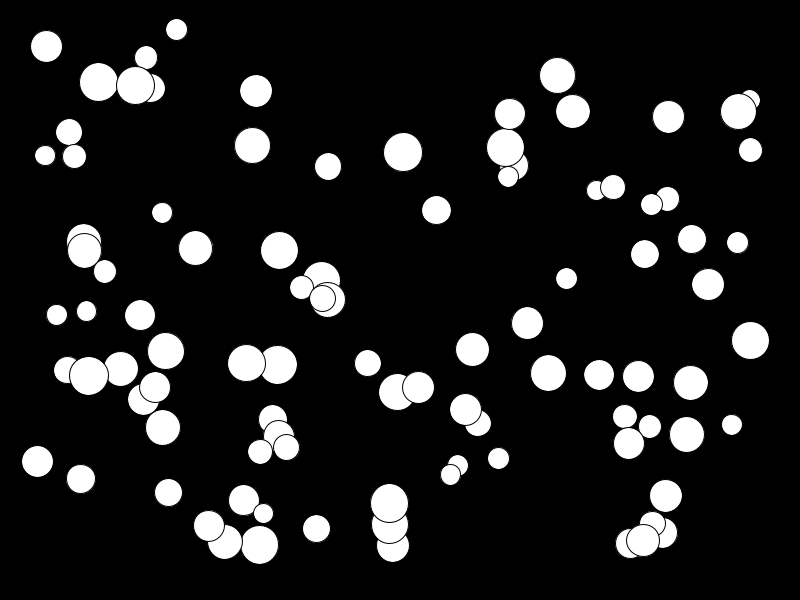
Frame 1 (no input)
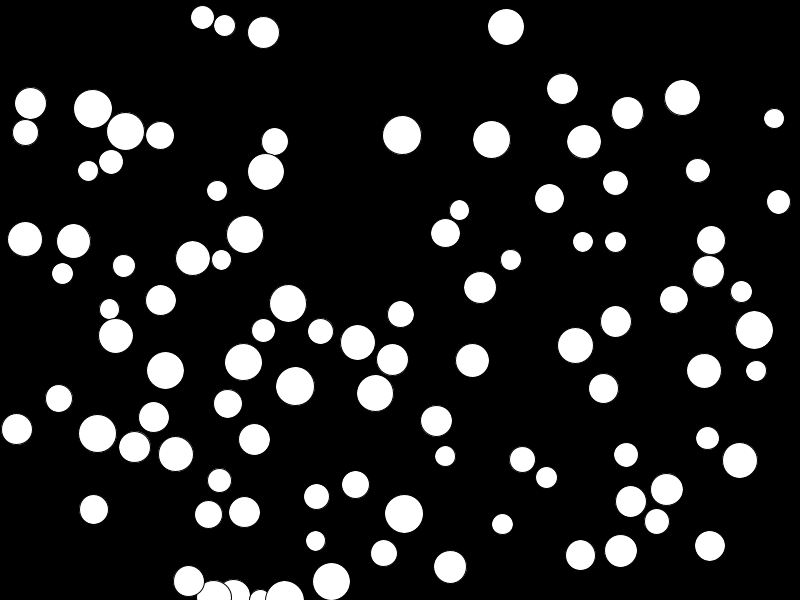
Frame 60 (the mouse pressed at the canvas centre just before this capture)
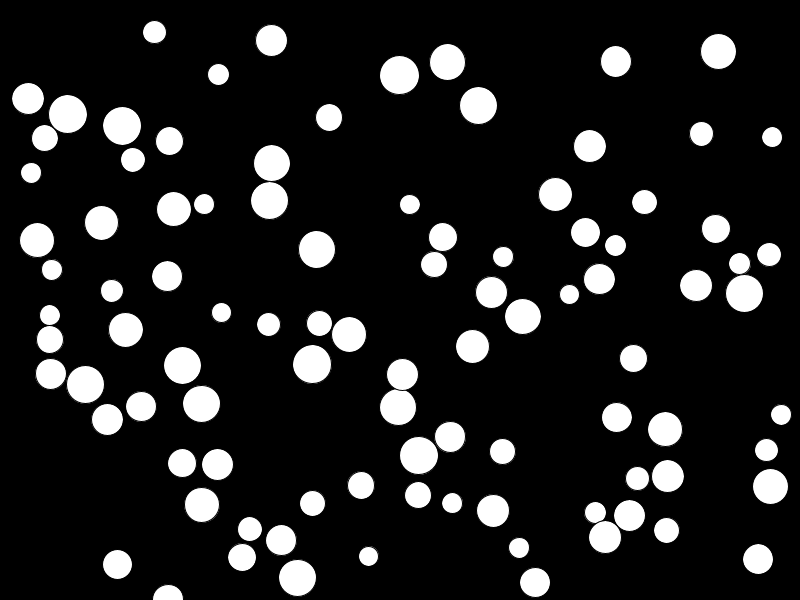
Frame 120 (the mouse held since frame 60 and released just before this capture)

The Processing sketch that drew these frames (run headless with seeded random() and noise(); from frame 60 on, the mouse is pressed at the canvas centre):

// Processing sketch: Colliding_Ball__without_mouse_thingy_
// ── Colliding_Ball__without_mouse_thingy_.pde
int count=100;
PVector[] loc= new PVector[count];
PVector[] vel= new PVector[count];
PVector[] acc= new PVector[count];
float[] sz= new float [count];

void setup() {
  size(800, 600);
  for (int i=0; i<count; i++) {
    sz[i]=random(20, 40);
    loc[i]=new PVector (random(sz[i], width-sz[i]), random(sz[i], height-sz[i]));
    vel[i]= PVector.random2D();
    acc[i]=new PVector (0, 0);
  }
}

void draw() {
  background(0);
  for (int i=0; i<count; i++) {
    vel[i].add(acc[i]);
    loc[i].add(vel[i]);
    for (int j=0; j<count; j++) {
      if (i!=j) {
        if (loc[i].dist(loc[j])<sz[i]/2+sz[j]/2) {
          print("COLLISION CODE");
          if (loc[i].x<loc[j].x) {
            vel[i].x= -abs(vel[i].x);
            vel[j].x= abs(vel[j].x);
          } else {
            vel[i].x= abs(vel[i].x);
            vel[j].x= -abs(vel[j].x);
          }
          if (loc[i].y<loc[j].y) {
            vel[i].y=-abs(vel[j].y);
            vel[j].y=abs(vel[j].y);
          } else {
            vel[i].y=-abs(vel[j].y);
            vel[j].y=abs(vel[j].y);
          }
        }
      }
    }
    ellipse(loc[i].x, loc[i].y, sz[i], sz[i]);
    if (loc[i].x+sz[i]/2>width || loc[i].x-sz[i]/2<0) {
      vel[i].x*=-1;
    }
    if (loc[i].y+sz[i]/2>height || loc[i].y-sz[i]/2<0) {
      vel[i].y*=-1;
    }
  }
}

void mouseReleased() {
  loc[0].set(mouseX, mouseY);
}
